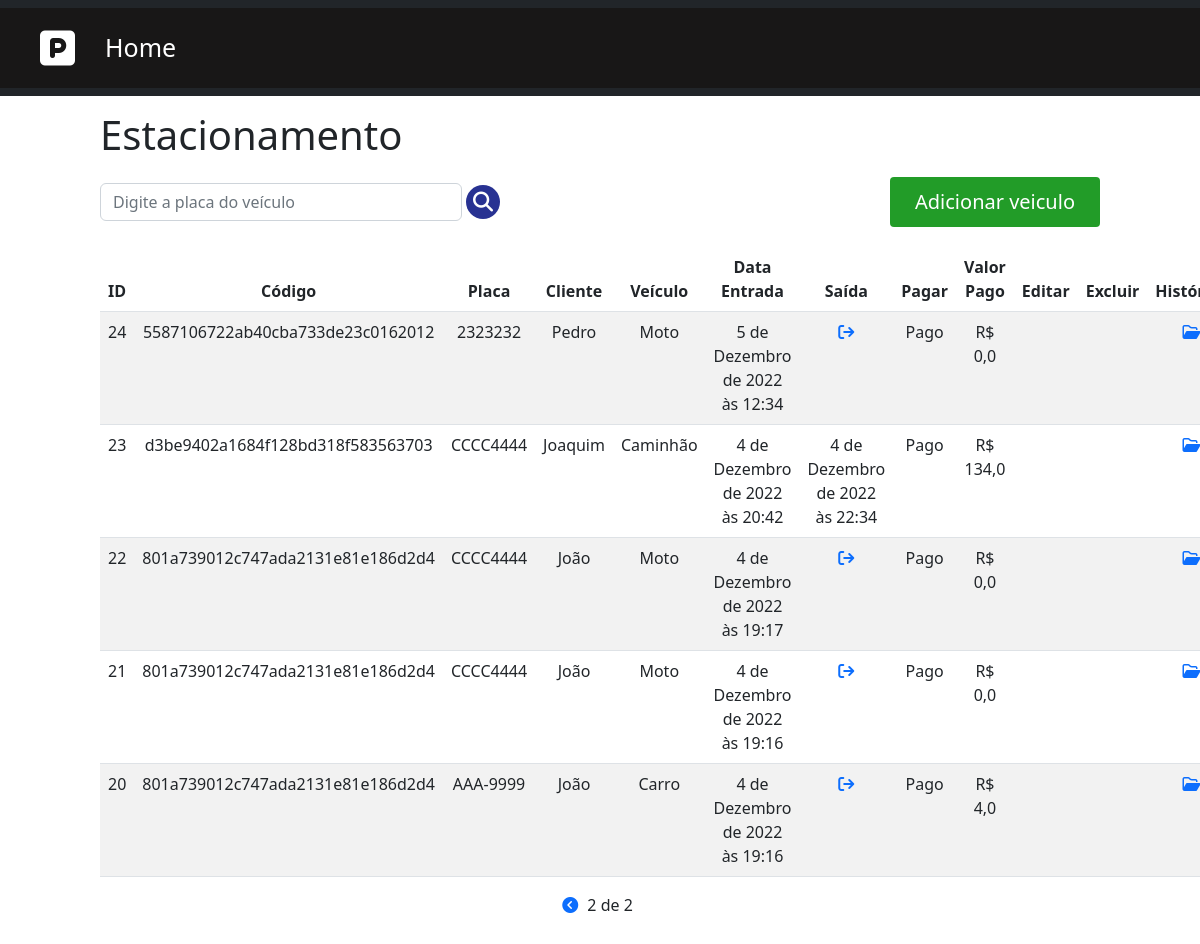
Page /?page=2 on the earlier database version.
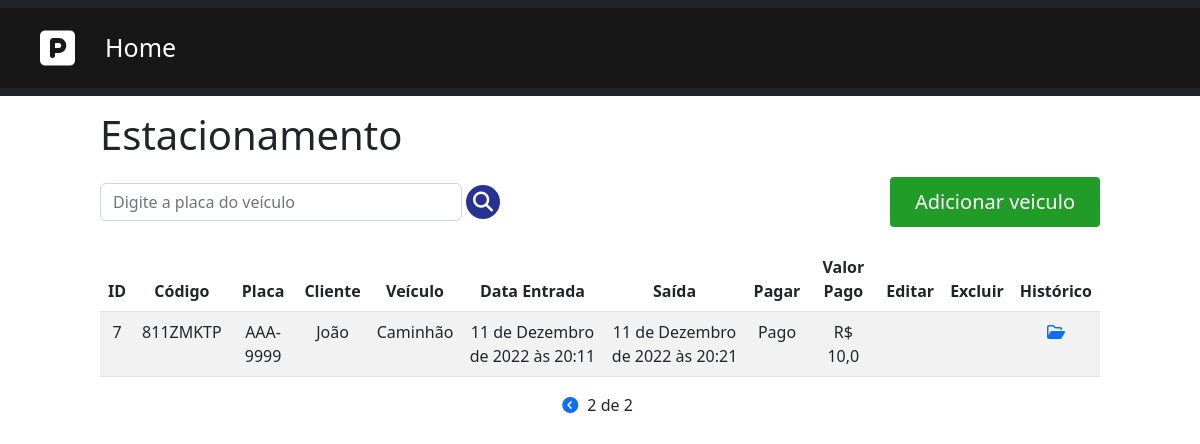
Same page on the later database version.
### core/models.py (models this page shows, shortened)
class Parking(models.Model):
    TYPEVEHICLE = (
        ('Carro', "Carro"),
        ('Moto', 'Moto'),
        ('Caminhão', 'Caminhão'),
    )
    id = models.AutoField(primary_key=True, auto_created=True)
    client = models.CharField(max_length=255, verbose_name="Cliente")
    code = models.CharField(max_length=8, editable=False,
                            verbose_name="Código")
    plate = models.CharField(max_length=8, null=False,
                             verbose_name="Placa")
    value = models.FloatField(default=0, verbose_name="Valor")
    paid = models.BooleanField(default=False, verbose_name="Pago")
    left = models.BooleanField(default=False, verbose_name="Saída")
    vehicle = models.CharField(max_length=10, choices=TYPEVEHICLE,
                               verbose_name="Veículo")
    date_input = models.DateTimeField(auto_now_add=True,
                                      verbose_name="Data entrada")
    date_output = models.DateTimeField(null=True, blank=True,
                                       verbose_name="Data saída")

### core/views.py (the view)
# urls.py: path("", ParkingViewSet.get_parkings),
    @staticmethod
    def get_parkings(request):
        search = request.GET.get('search')
        if search:
            parkings = Parking.objects.filter(
                plate__icontains=search).order_by("-date_input", "-paid")
        else:
            parkings_list = Parking.objects.order_by("-date_input",  "paid", "date_output")
            paginator = Paginator(parkings_list, 10)
            page = request.GET.get('page')
            parkings = paginator.get_page(page)
        return render(request, 'home/index.html', {"parkings": parkings})

### core/templates/home/index.html (shortened to what this page needs)
{% extends 'base.html' %}
{% block content %}
<div class="offset-1 col-10 list-div">
        <h1>Estacionamento</h1>
    <div class="container-search">
        <form method="GET" id="search-form">
            <input class="form-control" type="text" id="search" name="search" placeholder="Digite a placa do veículo" value="{{ request.GET.search }}">
            <i class="fas fa-search" id="search-btn"></i>
        </form>
        <a href="parking" class="btn-add" role="button" >Adicionar veiculo</a>
    </div>
    {% include 'parking/parking_data.html' %}
    {% include 'pagination.html' %}
{% endblock %}

### core/templates/parking/parking_data.html
  <table class="table table-striped table-hover">
        <thead>
        <tr class="header-table">
            <th scope="col">ID</th>
            <th scope="col">Código</th>
            <th scope="col">Placa</th>
            <th scope="col">Cliente</th>
            <th scope="col">Veículo</th>
            <th scope="col">Data Entrada</th>
            <th scope="col">Saída</th>
            <th scope="col">Pagar</th>
            <th scope="col">Valor Pago</th>
            <th scope="col">Editar</th>
            <th scope="col">Excluir</th>
            <th scope="col">Histórico</th>
        </tr>
        </thead>
        <tbody>
        {% for parking in parkings %}
            <tr>
                <td>{{parking.id}}</td>
                <td>{{parking.code}}</td>
                <td>{{parking.plate}}</td>
                <td>{{parking.client}}</td>
                <td>{{parking.vehicle}}</td>
                <td>{{parking.date_input}}</td>
                {% if parking.left == True %}
                <td>{{parking.date_output}}</td>
                {% else %}
                <td><a href="/parking/{{parking.id}}/out" class="output-btn"><i class="fa-solid fa-arrow-right-from-bracket"></i></a></td>
                {% endif %}
                {% if parking.paid == True %}
                    <td>Pago</td>
                    <td>R$ {{parking.value}}</td>
                    <td></td>
                    <td></td>
                {% else %}
                    <td><a href="/parking/{{parking.id}}/pay"><i class="fa-solid fa-money-bill"></i></a></td>
                    <td></td>
                    <td><a href="/edit/{{parking.id}}"><i class="fas fa-edit"></i></a></td>
                    <td><a href="/delete/{{parking.id}}" class="delete-btn"><i class="fas fa-trash"></i></a></td>
                {% endif %}
                <td><a href="/parking/{{parking.plate}}"><i class="fa-regular fa-folder-open"></i></a></td>
            </tr>
        {% endfor%}
        </tbody>
    </table>

Differences in the rows shown:
removed Parking: id "24", code "5587106722ab40cba733de23c0162012", plate "2323232", client "Pedro", vehicle "Moto", date_input "5 de Dezembro de 2022 às 12:34", value "0,0"
removed Parking: id "23", code "d3be9402a1684f128bd318f583563703", plate "CCCC4444", client "Joaquim", vehicle "Caminhão", date_input "4 de Dezembro de 2022 às 20:42", date_output "4 de Dezembro de 2022 às 22:34", value "134,0"
removed Parking: id "22", code "801a739012c747ada2131e81e186d2d4", plate "CCCC4444", client "João", vehicle "Moto", date_input "4 de Dezembro de 2022 às 19:17", value "0,0"
removed Parking: id "21", code "801a739012c747ada2131e81e186d2d4", plate "CCCC4444", client "João", vehicle "Moto", date_input "4 de Dezembro de 2022 às 19:16", value "0,0"
no longer on this page (row edited): Parking: id "20", code "801a739012c747ada2131e81e186d2d4", plate "AAA-9999", client "João", vehicle "Carro", date_input "4 de Dezembro de 2022 às 19:16", value "4,0"
added Parking: id "7", code "811ZMKTP", plate "AAA-9999", client "João", vehicle "Caminhão", date_input "11 de Dezembro de 2022 às 20:11", date_output "11 de Dezembro de 2022 às 20:21", value "10,0"
